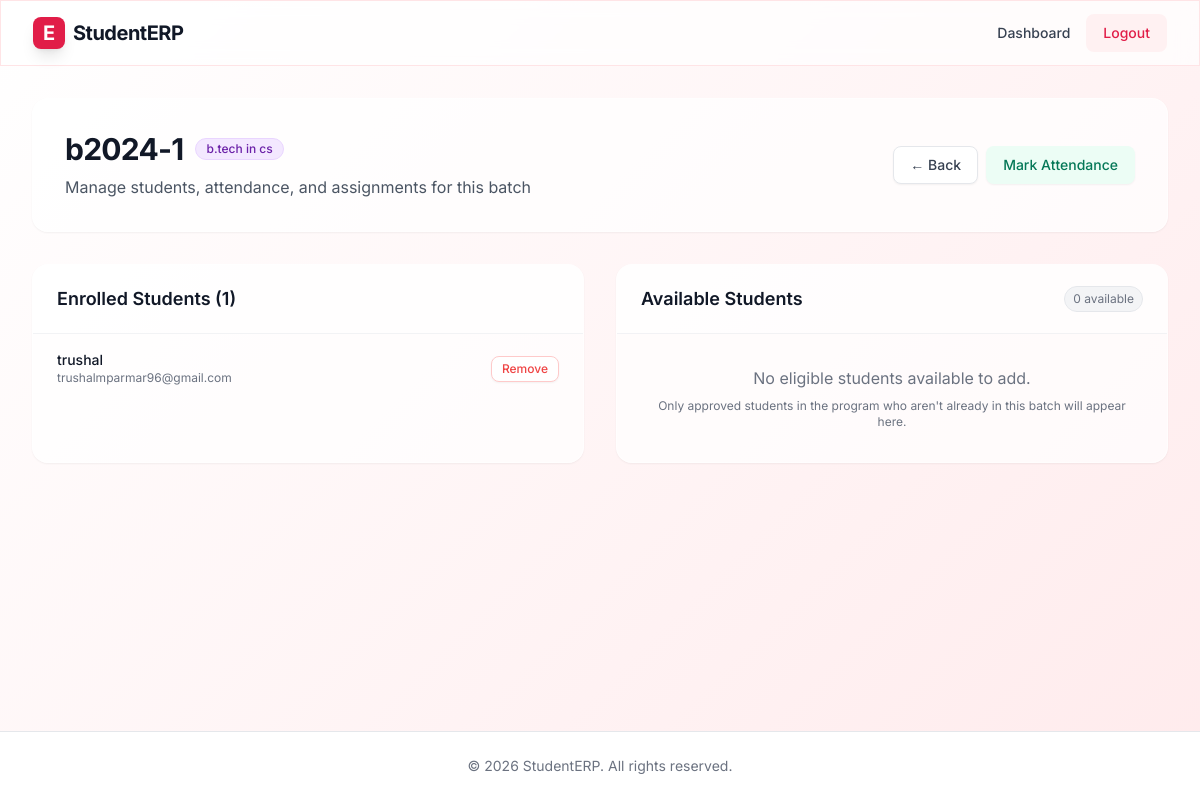
The app's page /faculty/batches/2/ (signed in) with its own data.
### core/models.py (models this page shows, shortened)
class Batch(models.Model):
    name = models.CharField(max_length=100)
    program = models.ForeignKey(Program, on_delete=models.CASCADE)
    faculty = models.ForeignKey(User, on_delete=models.CASCADE, limit_choices_to={'is_faculty': True})
    students = models.ManyToManyField(User, limit_choices_to={'is_student': True}, related_name='batches', blank=True)

class Program(models.Model):
    name = models.CharField(max_length=100)
    subject = models.CharField(max_length=100)
    faculty = models.ForeignKey(User, on_delete=models.CASCADE, limit_choices_to={'is_faculty': True})

class User(AbstractUser):
    is_student = models.BooleanField('student status', default=False)
    is_faculty = models.BooleanField('faculty status', default=False)
    is_administrator = models.BooleanField('administrator status', default=False)
    mobile = models.CharField(max_length=20, blank=True, null=True)
    fullname = models.CharField(max_length=255, blank=True, null=True)

### faculty/views.py (the view, shortened to what this page needs)
# urls.py: path('batches/<int:batch_id>/', views.batch_detail, name='batch_detail'),
@login_required
def batch_detail(request, batch_id):
    if not request.user.is_faculty:
        return redirect('login')
    try:
        batch = Batch.objects.get(id=batch_id, faculty=request.user)
    except Batch.DoesNotExist:
        messages.error(request, 'Batch not found.')
        return redirect('batch_management')
    approved_students = User.objects.filter(
        enrollment__program=batch.program,
        enrollment__status='APPROVED',
        is_student=True
    ).exclude(batches=batch)
    context = {
        'batch': batch,
        'available_students': approved_students
    }
    return render(request, 'faculty/batch_detail.html', context)

### faculty/templates/faculty/batch_detail.html (shortened to what this page needs)
{% extends 'core/base.html' %}
{% block content %}
<div class="max-w-7xl mx-auto px-4 sm:px-6 lg:px-8 py-8 w-full animate-fade-in">
    <div class="glass p-6 sm:p-8 rounded-2xl shadow-sm border border-white/50 mb-8 flex flex-col sm:flex-row justify-between items-start sm:items-center gap-4">
        <div>
            <div class="flex items-center gap-3">
                <h1 class="text-3xl font-bold text-gray-900 tracking-tight">{{ batch.name }}</h1>
                <span class="inline-flex items-center px-2.5 py-0.5 rounded-full text-xs font-medium bg-purple-100 text-purple-800 border border-purple-200">
                    {{ batch.program.name }}
                </span>
            </div>
            <p class="text-gray-600 mt-2">Manage students, attendance, and assignments for this batch</p>
        </div>
        <div class="flex gap-2">
            <a href="{% url 'batch_management' %}" class="inline-flex items-center px-4 py-2 border border-gray-200 text-sm font-medium rounded-lg text-gray-700 bg-white hover:bg-gray-50 hover:text-redlight-600 transition-colors shadow-sm">
                &larr; Back
            </a>
            <a href="{% url 'mark_attendance' batch.id %}" class="inline-flex items-center px-4 py-2 border border-transparent text-sm font-medium rounded-lg text-emerald-700 bg-emerald-50 hover:bg-emerald-100 transition-colors shadow-sm border-emerald-200">
                Mark Attendance
            </a>
        </div>
    </div>
    <div class="grid grid-cols-1 lg:grid-cols-2 gap-8">
        <div class="glass rounded-2xl shadow-sm border border-white/50 overflow-hidden flex flex-col h-full">
            <div class="px-6 py-5 border-b border-gray-200/50 bg-white/40 flex justify-between items-center">
                <h2 class="text-lg font-semibold text-gray-900">Enrolled Students ({{ batch.students.count }})</h2>
            </div>
            <div class="p-0 flex-grow">
                {% if batch.students.all %}
                <ul class="divide-y divide-gray-200/50">
                    {% for student in batch.students.all %}
                    <li class="p-4 sm:px-6 hover:bg-white/40 transition-colors flex justify-between items-center">
                        <div>
                            <p class="text-sm font-medium text-gray-900">{{ student.fullname }}</p>
                            <p class="text-xs text-gray-500">{{ student.email }}</p>
                        </div>
                        <form method="post" onsubmit="return confirm('Remove {{ student.fullname }} from this batch?');">
                            <button type="submit" class="text-red-500 hover:text-red-700 bg-white border border-red-200 rounded-lg px-2.5 py-1 text-xs font-medium shadow-sm hover:bg-red-50 transition-colors">
                                Remove
                            </button>
                        </form>
                    </li>
                    {% endfor %}
                </ul>
                {% else %}
                <div class="p-8 text-center text-gray-500 h-full flex flex-col items-center justify-center">
                    <p>No students have been added to this batch yet.</p>
                </div>
                {% endif %}
            </div>
        </div>
        <div class="glass rounded-2xl shadow-sm border border-white/50 overflow-hidden flex flex-col h-full">
            <div class="px-6 py-5 border-b border-gray-200/50 bg-white/40 flex justify-between items-center">
                <h2 class="text-lg font-semibold text-gray-900">Available Students</h2>
                <span class="text-xs text-gray-500 px-2 py-1 bg-gray-100 rounded-full border border-gray-200">{{ available_students.count }} available</span>
            </div>
            <div class="p-0 flex-grow max-h-[500px] overflow-y-auto">
                {% if available_students %}
                <ul class="divide-y divide-gray-200/50">
                    {% for student in available_students %}
                    <li class="p-4 sm:px-6 hover:bg-white/40 transition-colors flex justify-between items-center">
                        <div>
                            <p class="text-sm font-medium text-gray-900">{{ student.fullname }}</p>
                            <p class="text-xs text-gray-500">{{ student.email }}</p>
                        </div>
                        <form method="post">
                            {% csrf_token %}
                            <input type="hidden" name="action" value="add">
                            <input type="hidden" name="student_id" value="{{ student.id }}">
                            <button type="submit" class="text-emerald-600 hover:text-emerald-700 bg-white border border-emerald-200 rounded-lg px-2.5 py-1 text-xs font-medium shadow-sm hover:bg-emerald-50 transition-colors">
                                Add to Batch
                            </button>
                        </form>
                    </li>
                    {% endfor %}
                </ul>
                {% else %}
                <div class="p-8 text-center text-gray-500 h-full flex flex-col items-center justify-center">
                    <p>No eligible students available to add.<br><span class="text-xs mt-2 block">Only approved students in the program who aren't already in this batch will appear here.</span></p>
                </div>
                {% endif %}
            </div>
        </div>
    </div>
</div>
{% endblock %}

### core/templates/core/base.html (style rules this page uses)
.animated-bg { background: linear-gradient(-45deg, #ffffff, #fff1f2, #ffe4e6, #ffffff); background-size: 400% 400%; }
.glass { background: rgba(255, 255, 255, 0.7); backdrop-filter: blur(10px); -webkit-backdrop-filter: blur(10px); border: 1px solid rgba(255, 255, 255, 0.18); }

### records on screen
Batch: name "b2024-1", program.name "b.tech in cs", students.count "1"
User: fullname "trushal", email "trushalmparmar96@gmail.com"

### other values on screen
{{ available_students.count }} "0"
